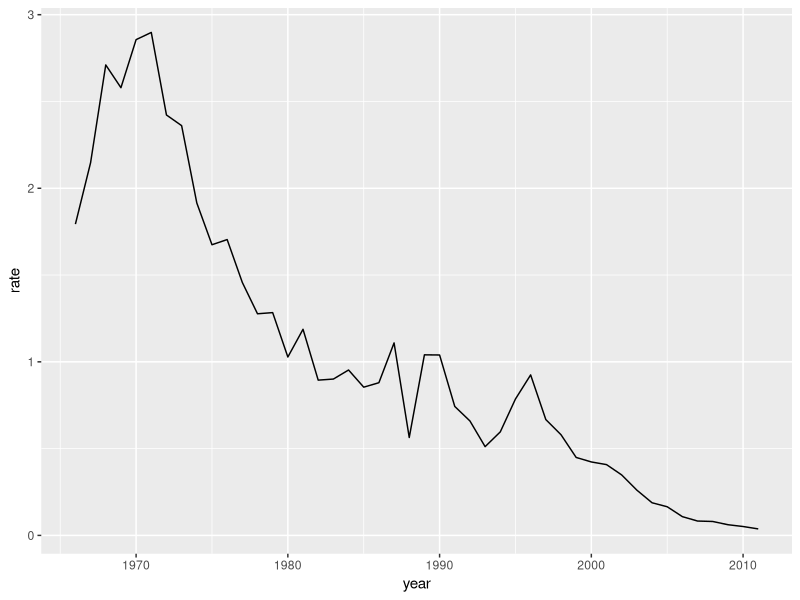
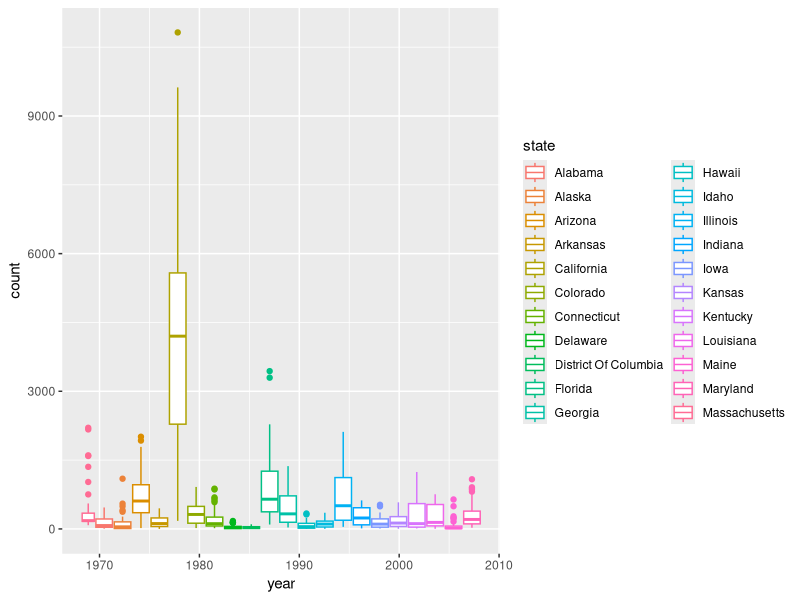

Recreate these plots in R, in order.
## ---- chunk 1
knitr::opts_chunk$set(echo = TRUE)
## ---- chunk 2
install.packages('plyr', repos = "http://cran.us.r-project.org")
library("plyr")
install.packages("r package", repos = "http://cran.us.r-project.org")
## ---- chunk 3

library("dslabs")
library("ggplot2")
library("dplyr")
## ---- chunk 4
data("us_contagious_diseases")
## ---- chunk 5
summary(us_contagious_diseases)
diseases <- head(us_contagious_diseases,1000)
unique(diseases[c("disease")])
## ---- chunk 6

diseases %>% 
  group_by(year) %>%
  summarize(rate = sum(count)/sum(population)*10000) %>%
  ggplot(aes(year, rate)) + 
  geom_line()

## ---- chunk 7
summary_table <- diseases %>% 
  group_by(state) %>% 
  summarise(number_of_cases=sum(count))

knitr::kable(summary_table,
 caption = "Cases of Hepatitis A in each US state",
 digits = 2)
## ---- chunk 8
diseases %>%
  group_by(year,state) %>% 
  summarize(count) %>% 
  ggplot(aes(year,count,color=state)) +
  geom_boxplot()
## ---- chunk 9
summary_table_1 <- diseases %>%
  filter(state == "California") %>% 
  mutate(rate = count / population * 10000) %>% 
  mutate(state = reorder(state, rate)) %>% 
  group_by(year, rate)

knitr::kable(summary_table_1,
 caption = "Rate of Hepatits A in the State of California for each year",
 digits = 2)
